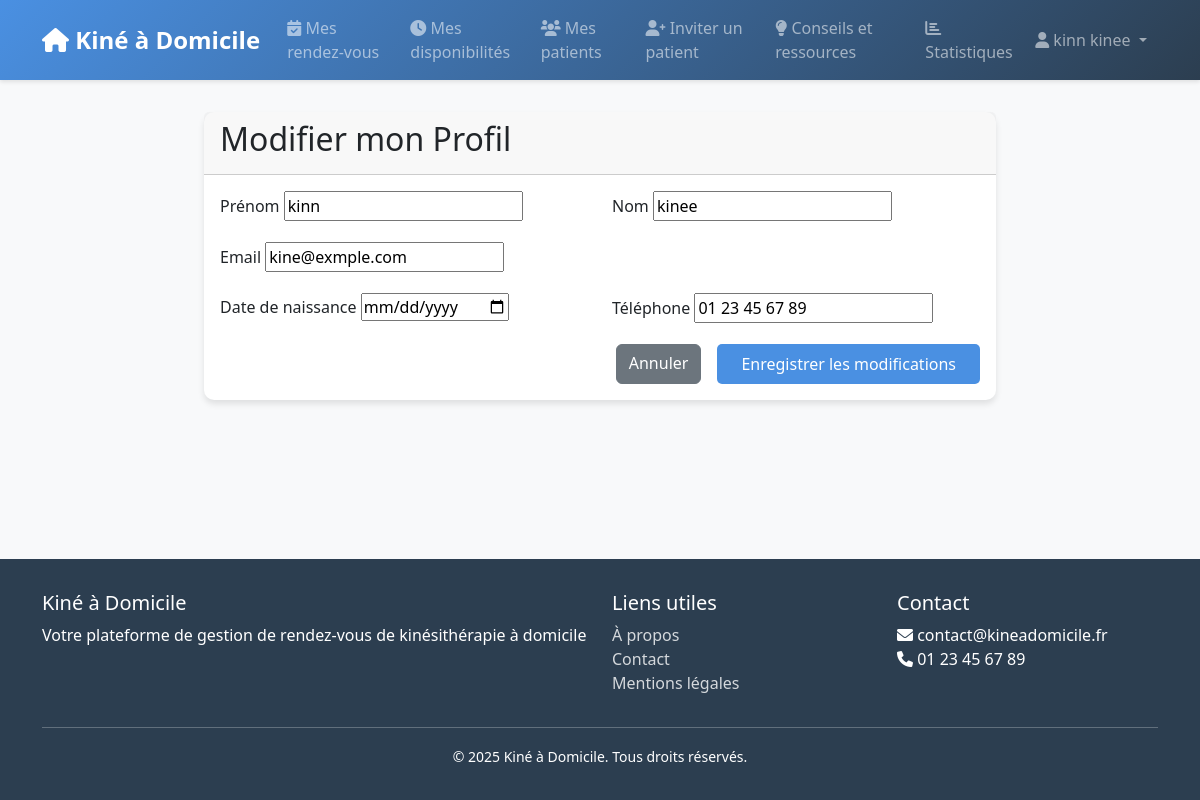
/users/profile/edit/ (signed in), run on the app's committed database.
### users/models.py (models this page shows)
class Utilisateur(AbstractUser):
    class Role(models.TextChoices):
        ADMIN = 'ADMIN', _('Administrateur')
        PATIENT = 'PATIENT', _('Patient')
        KINE = 'KINE', _('Kinésithérapeute')
        VENDEUR = 'VENDEUR', _('Vendeur')
    role = models.CharField(
        max_length=10,
        choices=Role.choices,
        default=Role.PATIENT,
    )
    date_naissance = models.DateField(null=True, blank=True)
    telephone = models.CharField(max_length=15, blank=True)

### users/views.py (the view)
# urls.py: path('profile/edit/', views.edit_profile, name='edit_profile'),
@login_required
def edit_profile(request):
    if request.method == 'POST':
        form = UserProfileForm(request.POST, instance=request.user)
        if form.is_valid():
            form.save()
            messages.success(request, 'Votre profil a été mis à jour avec succès !')
            return redirect('profile')
    else:
        form = UserProfileForm(instance=request.user)
    return render(request, 'users/edit_profile.html', {'form': form})

### users/forms.py
class UserProfileForm(UserChangeForm):
    class Meta:
        model = Utilisateur
        fields = ('first_name', 'last_name', 'email', 'date_naissance', 'telephone')
        widgets = {
            'date_naissance': forms.DateInput(attrs={'type': 'date'}),
        }
    def __init__(self, *args, **kwargs):
        super().__init__(*args, **kwargs)
        self.fields.pop('password', None)  # Supprimer le champ password

### templates/users/edit_profile.html (shortened to what this page needs)
{% extends 'base.html' %}
{% block content %}
<div class="row justify-content-center">
    <div class="col-md-8">
        <div class="card">
            <div class="card-header">
                <h2>Modifier mon Profil</h2>
            </div>
            <div class="card-body">
                <form method="post">
                    <div class="row">
                        <div class="col-md-6">
                            <div class="mb-3">
                                <label for="id_first_name" class="form-label">Prénom</label>
                                {{ form.first_name }}
                            </div>
                        </div>
                        <div class="col-md-6">
                            <div class="mb-3">
                                <label for="id_last_name" class="form-label">Nom</label>
                                {{ form.last_name }}
                            </div>
                        </div>
                    </div>
                    <div class="mb-3">
                        <label for="id_email" class="form-label">Email</label>
                        {{ form.email }}
                    </div>
                    <div class="row">
                        <div class="col-md-6">
                            <div class="mb-3">
                                <label for="id_date_naissance" class="form-label">Date de naissance</label>
                                {{ form.date_naissance }}
                            </div>
                        </div>
                        <div class="col-md-6">
                            <div class="mb-3">
                                <label for="id_telephone" class="form-label">Téléphone</label>
                                {{ form.telephone }}
                            </div>
                        </div>
                    </div>
                    <div class="d-grid gap-2 d-md-flex justify-content-md-end">
                        <a href="{% url 'profile' %}" class="btn btn-secondary me-md-2">Annuler</a>
                        <button type="submit" class="btn btn-primary">Enregistrer les modifications</button>
                    </div>
                </form>
            </div>
        </div>
    </div>
</div>
{% endblock %}

### templates/base.html (shortened to what this page needs)
<!DOCTYPE html>
<html lang="fr">
<head>
    <link href="https://cdn.jsdelivr.net/npm/bootstrap@5.3.0/dist/css/bootstrap.min.css" rel="stylesheet">
    <link href="https://cdnjs.cloudflare.com/ajax/libs/font-awesome/6.0.0/css/all.min.css" rel="stylesheet">
    <link href="https://cdnjs.cloudflare.com/ajax/libs/tempusdominus-bootstrap-4/5.39.0/css/tempusdominus-bootstrap-4.min.css" rel="stylesheet">
</head>
<body>
    <nav class="navbar navbar-expand-lg navbar-dark">
        <div class="container">
            <a class="navbar-brand" href="{% url 'home' %}">
                <i class="fas fa-home"></i> Kiné à Domicile
            </a>
            <div class="collapse navbar-collapse" id="navbarNav">
                <ul class="navbar-nav me-auto">
                    {% if user.is_authenticated %}
                        {% if user.role == 'PATIENT' %}
                        <li class="nav-item">
                            <a class="nav-link" href="{% url 'appointments:list' %}">
                                <i class="fas fa-calendar"></i> Mes rendez-vous
                            </a>
                        </li>
                        <li class="nav-item">
                            <a class="nav-link" href="{% url 'appointments:create' %}">
                                <i class="fas fa-plus-circle"></i> Prendre RDV
                            </a>
                        </li>
                        <li class="nav-item">
                            <a class="nav-link" href="{% url 'equipment:list' %}">
                                <i class="fas fa-shopping-cart"></i> Matériel médical
                            </a>
                        </li>
                        <li class="nav-item">
                            <a class="nav-link" href="{% url 'complaints:create' %}">
                                <i class="fas fa-exclamation-circle"></i> Réclamations
                            </a>
                        </li>
                        {% elif user.role == 'KINE' %}
                        <li class="nav-item">
                            <a class="nav-link" href="{% url 'appointments:kine_list' %}">
                                <i class="fas fa-calendar-check"></i> Mes rendez-vous
                            </a>
                        </li>
                        <li class="nav-item">
                            <a class="nav-link" href="{% url 'appointments:availability_list' %}">
                                <i class="fas fa-clock"></i> Mes disponibilités
                            </a>
                        </li>
                        <li class="nav-item">
                            <a class="nav-link" href="{% url 'appointments:kine_patients' %}">
                                <i class="fas fa-users"></i> Mes patients
                            </a>
                        </li>
                        <li class="nav-item">
                            <a class="nav-link" href="{% url 'appointments:invite_patient' %}">
                                <i class="fas fa-user-plus"></i> Inviter un patient
                            </a>
                        </li>
                        <li class="nav-item">
                            <a class="nav-link" href="{% url 'appointments:conseil_list' %}">
                                <i class="fas fa-lightbulb"></i> Conseils et ressources
                            </a>
                        </li>
                        <li class="nav-item">
                            <a class="nav-link" href="{% url 'appointments:statistics' %}">
                                <i class="fas fa-chart-bar"></i> Statistiques
                            </a>
                        </li>
                        {% endif %}
                    {% endif %}
                </ul>
                <ul class="navbar-nav">
                    {% if user.is_authenticated %}
                    <li class="nav-item dropdown">
                        <a class="nav-link dropdown-toggle" href="#" id="navbarDropdown" role="button" data-bs-toggle="dropdown">
                            <i class="fas fa-user"></i> {{ user.get_full_name }}
                        </a>
                    </li>
                    {% endif %}
                </ul>
            </div>
        </div>
    </nav>
    <div class="content">
        {% block content %}{% endblock %}
    </div>
    <footer class="footer">
        <div class="container">
            <div class="row">
                <div class="col-md-6">
                    <h5>Kiné à Domicile</h5>
                    <p>
                        Votre plateforme de gestion de rendez-vous de kinésithérapie à domicile
                    </p>
                </div>
                <div class="col-md-3">
                    <h5>Liens utiles</h5>
                    <ul class="list-unstyled">
                        <li><a href="{% url 'about' %}">À propos</a></li>
                        <li><a href="{% url 'contact' %}">Contact</a></li>
                        <li><a href="{% url 'legal' %}">Mentions légales</a></li>
                    </ul>
                </div>
                <div class="col-md-3">
                    <h5>Contact</h5>
                    <ul class="list-unstyled">
                        <li><i class="fas fa-envelope"></i> contact@kineadomicile.fr</li>
                        <li><i class="fas fa-phone"></i> 01 23 45 67 89</li>
                    </ul>
                </div>
            </div>
            <hr>
            <div class="text-center">
                <small>&copy; {% now "Y" %} Kiné à Domicile. Tous droits réservés.</small>
            </div>
        </div>
    </footer>
</body>
</html>

### templates/base.html (style rules this page uses)
:root { --primary-color: #4a90e2; --secondary-color: #2c3e50; --accent-color: #e74c3c; --light-bg: #f8f9fa; --dark-bg: #343a40; }
body { min-height: 100vh; display: flex; flex-direction: column; background-color: var(--light-bg); font-family: 'Segoe UI', Tahoma, Geneva, Verdana, sans-serif; }
.navbar { background: linear-gradient(135deg, var(--primary-color), var(--secondary-color)); box-shadow: 0 2px 4px rgba(0,0,0,0.1); }
.navbar-brand { font-weight: 600; font-size: 1.5rem; }
.nav-link { font-weight: 500; transition: all 0.3s ease; padding: 0.5rem 1rem; border-radius: 5px; margin: 0 0.2rem; }
.content { flex: 1; padding: 2rem 0; }
.footer { background: var(--secondary-color); color: white; padding: 2rem 0; margin-top: auto; }
.footer a { color: rgba(255,255,255,0.8); text-decoration: none; transition: all 0.3s ease; }
.card { border: none; border-radius: 10px; box-shadow: 0 4px 6px rgba(0,0,0,0.1); transition: all 0.3s ease; }
.btn-primary { background-color: var(--primary-color); border: none; padding: 0.5rem 1.5rem; border-radius: 5px; transition: all 0.3s ease; }

### data on the page
Utilisateur: get_full_name "kinn kinee", first_name "kinn", last_name "kinee", email "kine@exmple.com", telephone "01 23 45 67 89"
